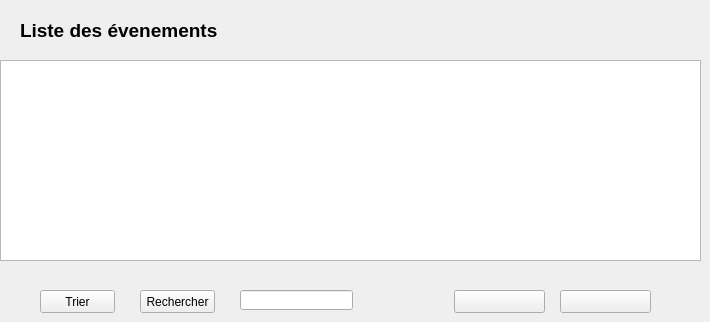
      <widget class="QWidget" name="tab_2">
       <attribute name="title">
        <string>Afficher les evenements</string>
       </attribute>
       <widget class="QLabel" name="label_2">
        <property name="geometry">
         <rect>
          <x>20</x>
          <y>20</y>
          <width>221</width>
          <height>21</height>
         </rect>
        </property>
        <property name="font">
         <font>
          <pointsize>14</pointsize>
          <weight>75</weight>
          <bold>true</bold>
         </font>
        </property>
        <property name="text">
         <string>Liste des évenements</string>
        </property>
       </widget>
       <widget class="QPushButton" name="pushButton_9">
        <property name="geometry">
         <rect>
          <x>454</x>
          <y>290</y>
          <width>91</width>
          <height>23</height>
         </rect>
        </property>
        <property name="styleSheet">
         <string notr="true">background-image: url(:/img/Ressources/modifier.png);</string>
        </property>
        <property name="text">
         <string/>
        </property>
       </widget>
       <widget class="QPushButton" name="pushButton_11">
        <property name="geometry">
         <rect>
          <x>560</x>
          <y>290</y>
          <width>91</width>
          <height>23</height>
         </rect>
        </property>
        <property name="styleSheet">
         <string notr="true">background-image: url(:/img/Ressources/fermer.png);</string>
        </property>
        <property name="text">
         <string/>
        </property>
       </widget>
       <widget class="QTableView" name="tableView_4">
        <property name="geometry">
         <rect>
          <x>0</x>
          <y>60</y>
          <width>701</width>
          <height>201</height>
         </rect>
        </property>
        <property name="styleSheet">
         <string notr="true">background-image: url(:/img/img);</string>
        </property>
       </widget>
       <widget class="QPushButton" name="pushButton_2">
        <property name="geometry">
         <rect>
          <x>40</x>
          <y>290</y>
          <width>75</width>
          <height>23</height>
         </rect>
        </property>
        <property name="text">
         <string>Trier</string>
        </property>
       </widget>
       <widget class="QPushButton" name="pushButton_4">
        <property name="geometry">
         <rect>
          <x>140</x>
          <y>290</y>
          <width>75</width>
          <height>23</height>
         </rect>
        </property>
        <property name="text">
         <string>Rechercher</string>
        </property>
       </widget>
       <widget class="QLineEdit" name="lineEdit_6">
        <property name="geometry">
         <rect>
          <x>240</x>
          <y>290</y>
          <width>113</width>
          <height>20</height>
         </rect>
        </property>
       </widget>
      </widget>
